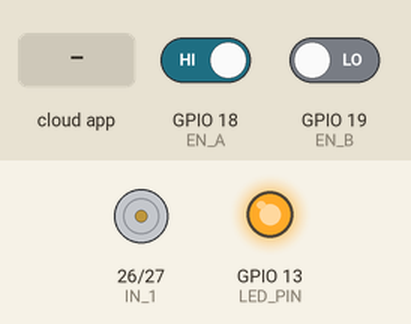
This sketch was run on a simulated ESP32. Shown: motor-driver pin pairs drawn as motors (green arrow = first pin HIGH = forward, orange = second pin HIGH = backward, longer = more drive), output pins drawn as LEDs (lit = HIGH). Inputs (shaded band) come from the test bench; at power-on: GPIO 18 (EN_A) HIGH, GPIO 19 (EN_B) LOW. The ROS host is connected and sends only what is stated.

Above: at 3.2 s.
3.3 s: GPIO 18 (EN_A) driven LOW
At 3.7 s:
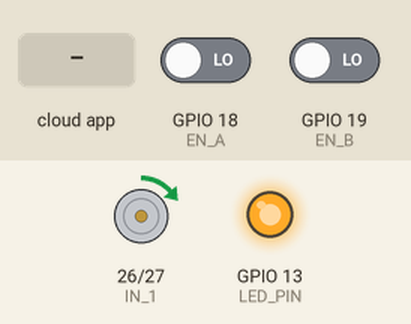
6.3 s: the phone or cloud app sets roll to -100
At 7.13 s:
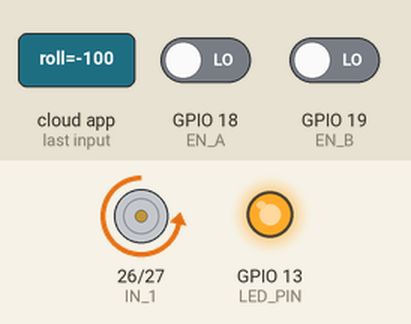
9.3 s: the phone or cloud app sets roll to 100
At 9.81 s:
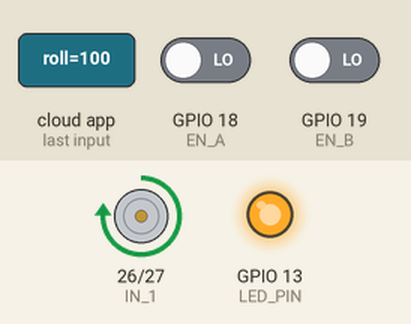
Timing chart, 0 to 23.5 s (numbered marks = the images above; inputs shaded):
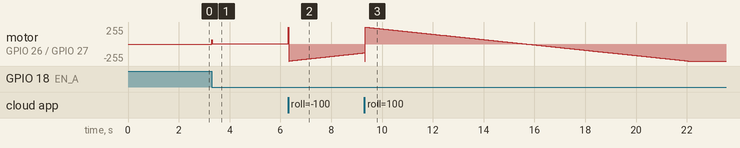

The sketch:

Final2.ino
```cpp
#include <micro_ros_arduino.h>

#include <stdio.h>
#include <rcl/rcl.h>
#include <rcl/error_handling.h>
#include <rclc/rclc.h>
#include <rclc/executor.h>

#include <std_msgs/msg/int32.h>
#include <std_msgs/msg/float32.h>

rcl_publisher_t publisher_speed, publisher_pwm, publisher_normalized_speed;
rcl_subscription_t subscriber_pwm;
std_msgs__msg__Int32 msg, msg_pwm_normalized;
std_msgs__msg__Float32 msg_position, msg_pwm, msg_normalized_speed;
rclc_executor_t executor;
rclc_support_t support;
rcl_allocator_t allocator;
rcl_node_t node;
rcl_timer_t timer1, timer2;

#define LED_PIN 13
#define IN_1 26
#define IN_2 27
#define EN_A 18 //Canal A del encoder
#define EN_B 19 //Canal B del encoder

#define RCCHECK(fn) { rcl_ret_t temp_rc = fn; if((temp_rc != RCL_RET_OK)){error_loop();}}
#define RCSOFTCHECK(fn) { rcl_ret_t temp_rc = fn; if((temp_rc != RCL_RET_OK)){}}

#define PWM_CH1 0
#define FREQ1 5000
#define RES1 8

#define PWM_CH2 1
#define FREQ2 5000
#define RES2 8

//tiempo de muestreo
#define DT 20000

//Caracteristicas del motor
#define REDUCTOR 34
#define CPR 12

//Program variables
double pos = 0;
double pos_ant = 0;
double timer = 0;
float vel = 0;
float vel_ant = 0;
float position = 0;
float position_ant = 0;

//**********
float kp = 71.39; //61.39 if you want a 4 seconds rise time but a little overshoot, on the other hand 71.39 if you want a 8 seconds rise time and no overshoot
float ki = 23.21;
float kd = 86.7; //266.8
float T = 0.02; //sampling time
float y[2] = {0,0}; //out y[0] is the actual signal and y[1] backward
float e[3] = {0,0,0}; //e[0] actual error e[1] backward error and e[2] error 2 steps behind

float K1, K2, K3;
//***********

/**
 * @brief Interrupt service routine for the change (FALLING) in the channel A of the encoder.
 *
 * This function is executed every time there is a change (FALLING) in the channel A of the encoder.
 * It updates the position variable based on the state of the channel B of the encoder.
 */
void IRAM_ATTR int_callback(){
  if (digitalRead(EN_B)==0){
    pos = pos + 1;
  } else {
    pos = pos - 1;
  }
}

void error_loop(){
  while(1){
    digitalWrite(LED_PIN, !digitalRead(LED_PIN));
    delay(100);
  }
}

void controller_callback(rcl_timer_t * timer1, int64_t last_call_time) {
  RCLC_UNUSED(last_call_time);
  if(timer1 != NULL) {
    vel = (((pos - pos_ant)/DT)/(CPR*REDUCTOR))*(1000000 * 2.0 * 3.1416); // rad/s
    position = position_ant + (vel * T);

    position_ant = position;
    pos_ant = pos;

    msg_position.data = position * (180/3.1416); //rad to degrees;

    e[0] = msg_pwm.data - position;

    // Programación del controlador PID
    y[0] = K1 * e[0] + K2 * e[1] + K3 * e[2] + y[1];

    // limitar la salida
    if(y[0] > 255) y[0] = 255;
    if(y[0] < -255) y[0] = -255; //maximo PWM de Arduino

    //desplazamos las muestras para las anteriores
    e[2] = e[1];
    e[1] = e[0];
    y[1] = y[0];

    if(y[0] >= 0){
      ledcWrite(PWM_CH2, int(y[0]));
      ledcWrite(PWM_CH1, 0);
    }
    else{
      ledcWrite(PWM_CH1, int(-y[0]));
      ledcWrite(PWM_CH2, 0);
    }
    msg_pwm_normalized.data = int(y[0]);
    msg_normalized_speed.data = vel/16.94;

    RCSOFTCHECK(rcl_publish(&publisher_speed, &msg_position, NULL));
    RCSOFTCHECK(rcl_publish(&publisher_pwm, &msg_pwm_normalized, NULL));
    RCSOFTCHECK(rcl_publish(&publisher_normalized_speed, &msg_normalized_speed, NULL));

  }

}

void pwm_subscription_callback(const void * msgin)
{
    const std_msgs__msg__Float32 * msg_data = (const std_msgs__msg__Float32 *)msgin;
    msg_pwm.data = msg_data->data * (3.1416/180); //degrees to rad

}


void setup() {
  set_microros_transports();

  pinMode(LED_PIN, OUTPUT);
  digitalWrite(LED_PIN, HIGH);

  delay(2000);

  allocator = rcl_get_default_allocator();

  //create init_options
  RCCHECK(rclc_support_init(&support, 0, NULL, &allocator));

  // create node
  RCCHECK(rclc_node_init_default(&node, "Controller", "", &support));

  // create publisher
  RCCHECK(rclc_publisher_init_default(
    &publisher_speed,
    &node,
    ROSIDL_GET_MSG_TYPE_SUPPORT(std_msgs, msg, Float32),
    "angular_position"));

  RCCHECK(rclc_publisher_init_default(
    &publisher_pwm,
    &node,
    ROSIDL_GET_MSG_TYPE_SUPPORT(std_msgs, msg, Int32),
    "pwm_value"));

  RCCHECK(rclc_publisher_init_default(
    &publisher_normalized_speed,
    &node,
    ROSIDL_GET_MSG_TYPE_SUPPORT(std_msgs, msg, Float32),
    "normalized_speed"));

  RCCHECK(rclc_subscription_init_default(
    &subscriber_pwm,
    &node,
    ROSIDL_GET_MSG_TYPE_SUPPORT(std_msgs, msg, Float32),
    "roll"));

  // create timer,
  const unsigned int timer_1 = 20;
  RCCHECK(rclc_timer_init_default(
    &timer1,
    &support,
    RCL_MS_TO_NS(timer_1),
    controller_callback));

  // create executor
  RCCHECK(rclc_executor_init(&executor, &support.context, 2, &allocator));
  RCCHECK(rclc_executor_add_timer(&executor, &timer1));
  RCCHECK(rclc_executor_add_subscription(&executor, &subscriber_pwm, &msg_pwm, &pwm_subscription_callback, ON_NEW_DATA));

  pinMode (IN_1, OUTPUT);
  pinMode (IN_2, OUTPUT);

  //Configurar el canal de PWM para in1
  ledcSetup(PWM_CH1, FREQ1, RES1);
  ledcAttachPin(IN_1, PWM_CH1);

    //Configurar el canal de PWM para in2
  ledcSetup(PWM_CH2, FREQ2, RES2);
  ledcAttachPin(IN_2, PWM_CH2);

  pinMode (EN_A, INPUT);
  pinMode (EN_B, INPUT);

  //Definimos la interrupción la cual se ejecutara en cada flanco de bajada del canal A del encoder
  attachInterrupt(EN_A, int_callback, FALLING);

  K1 = kp + (DT/1000000.0)*ki + kd/(DT/1000000.0);
  K2 = - kp - 2.0*(kd/(DT/1000000.0));
  K3 = kd/(DT/1000000.0);
}

void loop() {
  delay(1);
  RCSOFTCHECK(rclc_executor_spin_some(&executor, RCL_MS_TO_NS(1)));
}
```

Measured:
- after the input at 3.3 s, motor on GPIO 26 (IN_1) / GPIO 27 (IN_2): stopped → forward 1/255 at once, → forward 2/255 2.5 s later
